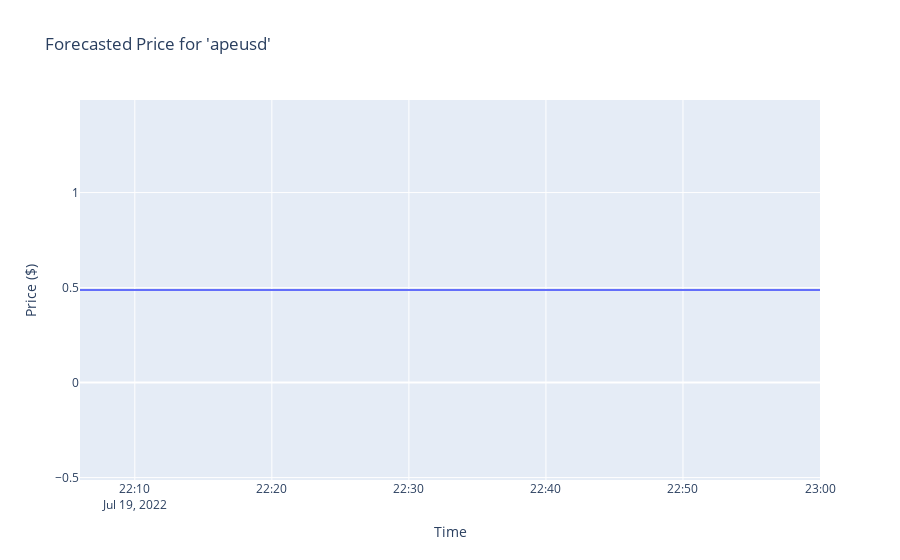

Notebook code cell kept with this figure:
### Code cell
#print(ape.columns)
#print(ape.index)
ape.index = ape.index.tz_convert('UTC').tz_convert('US/Central')
ape_price = ape['Close']
last_time = ape.index[-1]
print(last_time)
figure = forecast_prices(last_time,ape_price)
save_figure_as_json(figure, 'Forecast')
figure
